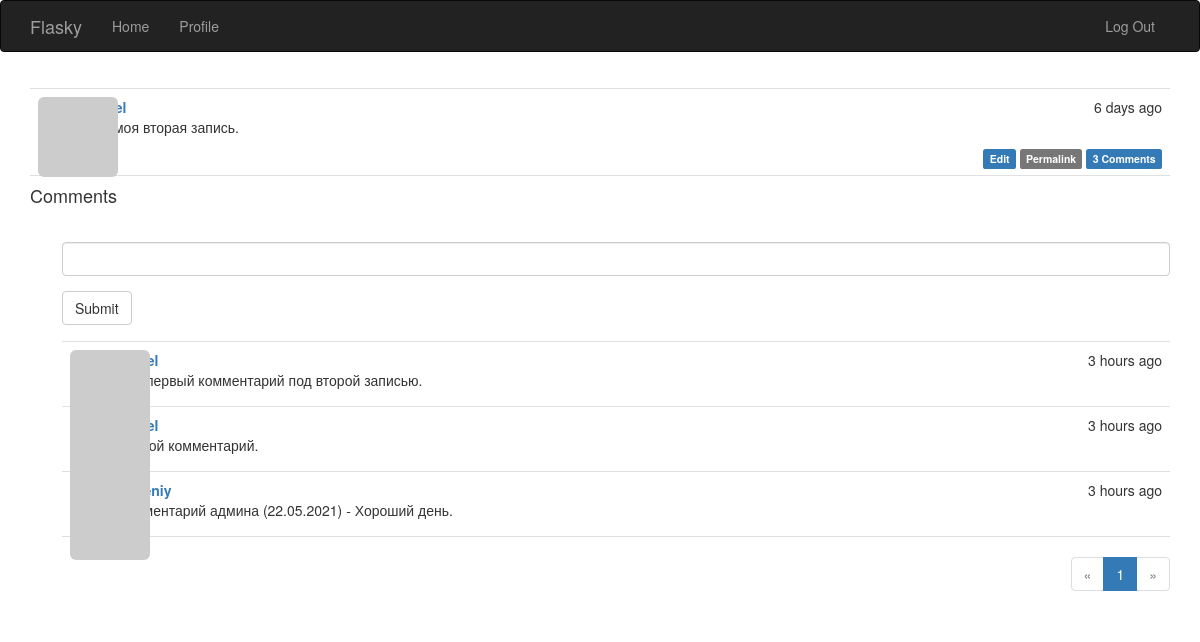
/post/102 (signed in), run on the app's committed database.
### app/models.py (models this page shows, shortened)
class Post(db.Model):
    __tablename__ = 'posts'
    id = db.Column(db.Integer, primary_key=True)
    body = db.Column(db.Text)
    body_html = db.Column(db.Text)
    timestamp = db.Column(db.DateTime, index=True, default=datetime.utcnow)
    author_id = db.Column(db.Integer, db.ForeignKey('users.id'))
    comments = db.relationship('Comment', backref='post', lazy='dynamic')

class Comment(db.Model):
    __tablename__ = 'comments'
    id = db.Column(db.Integer, primary_key=True)
    body = db.Column(db.Text)
    body_html = db.Column(db.Text)
    timestamp = db.Column(db.DateTime, index=True, default=datetime.utcnow)
    disabled = db.Column(db.Boolean)
    author_id = db.Column(db.Integer, db.ForeignKey('users.id'))
    post_id = db.Column(db.Integer, db.ForeignKey('posts.id'))

### app/main/views.py (the view, shortened to what this page needs)
@main.route('/post/<int:id>', methods=['GET', 'POST'])
def post(id):
    post = Post.query.get_or_404(id)
    form = CommentForm()
    page = request.args.get('page', 1, type=int)
    if page == -1:
        page = (post.comments.count() - 1) // \
            current_app.config['FLASKY_COMMENTS_PER_PAGE'] + 1
    pagination = post.comments.order_by(Comment.timestamp.asc()).paginate(
        page, per_page=current_app.config['FLASKY_COMMENTS_PER_PAGE'],
        error_out=False)
    comments = pagination.items
    return render_template('post.html', posts=[post], form=form,
                           comments=comments, pagination=pagination)

### app/main/forms.py
class CommentForm(FlaskForm):
    body = StringField('', validators=[DataRequired()])
    submit = SubmitField('Submit')

### app/auth/views.py (called while the page is built)
@auth.before_app_request
def before_request():
    if current_user.is_authenticated:
        current_user.ping()
        if not current_user.confirmed \
                and request.endpoint \
                and request.blueprint != 'auth' \
                and request.endpoint != 'static':
            return redirect(url_for('auth.unconfirmed'))

@auth.before_app_request
def before_request():
    if current_user.is_authenticated \
            and not current_user.confirmed \
            and request.blueprint != 'auth' \
            and request.endpoint != 'static':
        return redirect(url_for('auth.unconfirmed'))

### app/main/__init__.py (called while the page is built)
@main.app_context_processor
def inject_permissions():
    return dict(Permission=Permission)

### app/models.py (called while the page is built)
    def has_permission(self, perm):
        return self.permissions & perm == perm

    def can(self, perm):
        return self.role is not None and self.role.has_permission(perm)

    def ping(self):
        self.last_seen = datetime.utcnow()
        db.session.add(self)
        db.session.commit()

    def gravatar_hash(self):
        return hashlib.md5(self.email.lower().encode('utf-8')).hexdigest()

    def gravatar(self, size=100, default='identicon', rating='g'):
        url = 'https://secure.gravatar.com/avatar'
        hash = self.avatar_hash or self.gravatar_hash()
        return '{url}/{hash}?s={size}&d={default}&r={rating}'.format(
            url=url, hash=hash, size=size, default=default, rating=rating)

    @login_manager.user_loader
    def load_user(user_id):
        return User.query.get(int(user_id))

### app/templates/post.html (shortened to what this page needs)
{% extends "base.html" %}
{% import "bootstrap/wtf.html" as wtf %}
{% import "_macros.html" as macros %}
{% block page_content %}
{% include '_posts.html' %}
<h4 id="comments">Comments</h4>
{% if current_user.can(Permission.COMMENT) %}
<div class="comment-form">
    {{ wtf.quick_form(form) }}
</div>
{% endif %}
{% include '_comments.html' %}
{% if pagination %}
<div class="pagination">
    {{ macros.pagination_widget(pagination, '.post', fragment='#comments', id=posts[0].id) }}
</div>
{% endif %}
{% endblock %}

### app/templates/_posts.html
<ul class="posts">
    {% for post in posts %}
    <li class="post">
        <div class="post-thumbnail">
            <a href="{{ url_for('.user', username=post.author.username) }}">
                <img class="img-rounded profile-thumbnail" src="{{ post.author.gravatar(size=40) }}">
            </a>
        </div>
        <div class="post-content">
            <div class="post-date">{{ moment(post.timestamp).fromNow() }}</div>
            <div class="post-author"><a href="{{ url_for('.user', username=post.author.username) }}">{{ post.author.username }}</a></div>
            <div class="post-body">
                {% if post.body_html %}
                    {{ post.body_html | safe }}
                {% else %}
                    {{ post.body }}
                {% endif %}
            </div>
            <div class="post-footer">
                {% if current_user == post.author %}
                <a href="{{ url_for('.edit', id=post.id) }}">
                    <span class="label label-primary">Edit</span>
                </a>
                {% elif current_user.is_administrator() %}
                <a href="{{ url_for('.edit', id=post.id) }}">
                    <span class="label label-danger">Edit [Admin]</span>
                </a>
                {% endif %}
                <a href="{{ url_for('.post', id=post.id) }}">
                    <span class="label label-default">Permalink</span>
                </a>
                <a href="{{ url_for('.post', id=post.id) }}#comments">
                    <span class="label label-primary"> {{ post.comments.count() }} Comments</span>
                </a>
            </div>
        </div>
    </li>
    {% endfor %}
</ul>

### app/templates/_comments.html (shortened to what this page needs)
<ul class="comments">
    {% for comment in comments %}
    <li class="comment">
        <div class="comment-thumbnail">
            <a href="{{ url_for('.user', username=comment.author.username) }}">
                <img class="img-rounded profile-thumbnail" src="{{ comment.author.gravatar(size=40) }}">
            </a>
        </div>
        <div class="comment-content">
            <div class="comment-date">{{ moment(comment.timestamp).fromNow() }}</div>
            <div class="comment-author"><a href="{{ url_for('.user', username=comment.author.username) }}">{{ comment.author.username }}</a></div>
            <div class="comment-body">
                {% if moderate or not comment.disabled %}
                    {% if comment.body_html %}
                        {{ comment.body_html | safe }}
                    {% else %}
                        {{ comment.body }}
                    {% endif %}
                {% endif %}
            </div>
        </div>
    </li>
    {% endfor %}
</ul>

### app/static/styles.css (style rules this page uses)
.profile-thumbnail { position: absolute; }
ul.posts { list-style-type: none; padding: 0px; margin: 16px 0px 0px 0px; border-top: 1px solid #e0e0e0; }
ul.posts li.post { padding: 8px; border-bottom: 1px solid #e0e0e0; }
div.post-date { float: right; }
div.post-author { font-weight: bold; }
div.post-thumbnail { position: absolute; }
div.post-content { margin-left: 48px; min-height: 48px; }
div.post-footer { text-align: right; }
ul.comments { list-style-type: none; padding: 0px; margin: 16px 0px 0px 0px; }
ul.comments li.comment { margin-left: 32px; padding: 8px; border-bottom: 1px solid #e0e0e0; }
ul.comments li.comment:nth-child(1) { border-top: 1px solid #e0e0e0; }
div.comment-date { float: right; }
div.comment-author { font-weight: bold; }
div.comment-thumbnail { position: absolute; }
div.comment-content { margin-left: 48px; min-height: 48px; }
div.comment-form { margin: 16px 0px 16px 32px; }
div.pagination { width: 100%; text-align: right; padding: 0px; margin: 0px; }

### data on the page
Post: timestamp "6 days ago", body_html "Это моя вторая запись.", comments.count "3"
Comment: timestamp "3 hours ago", body_html "Это первый комментарий под второй записью."
Comment: timestamp "3 hours ago", body_html "Второй комментарий."
Comment: timestamp "3 hours ago", body_html "Комментарий админа (22.05.2021) - Хороший день."

### other printed values
{{ p }} "1"
